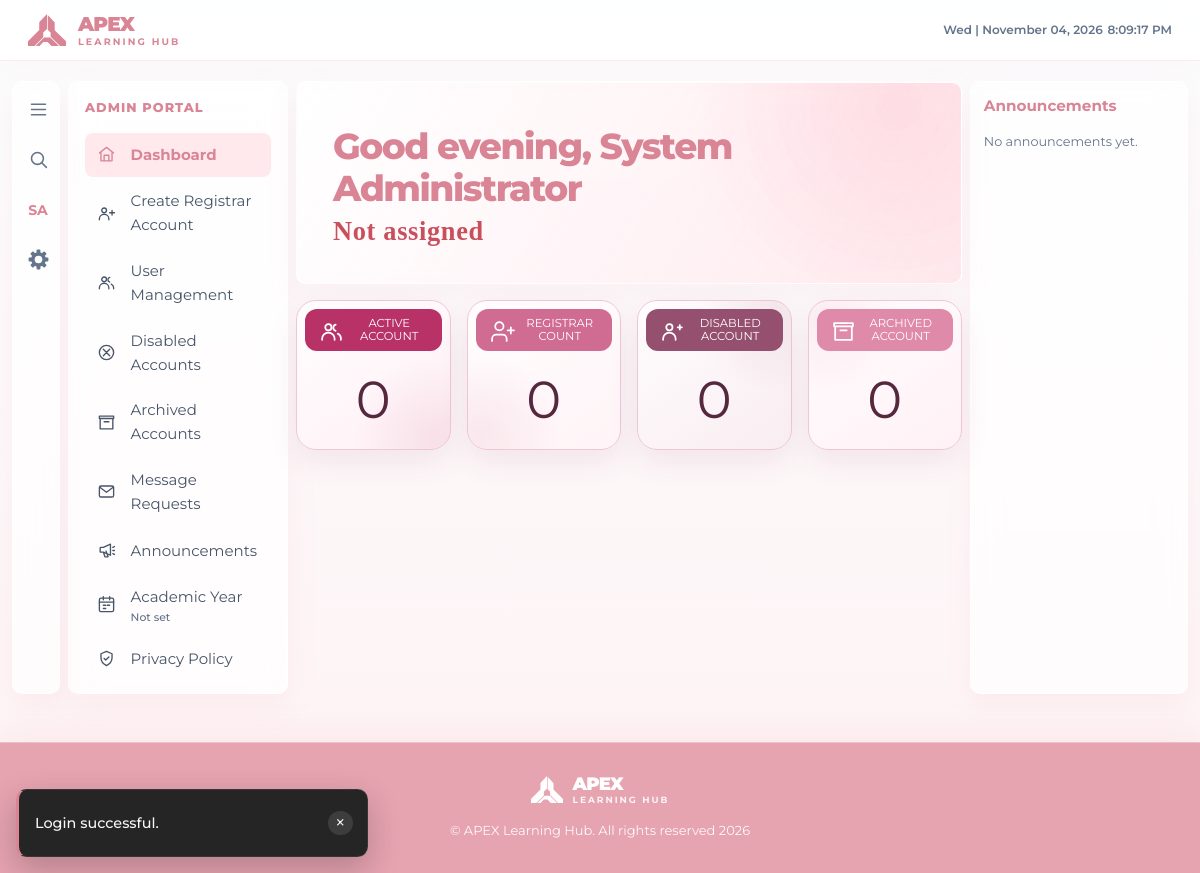
The app's page /views/admin/admin_dashboard.php (signed in), older data.
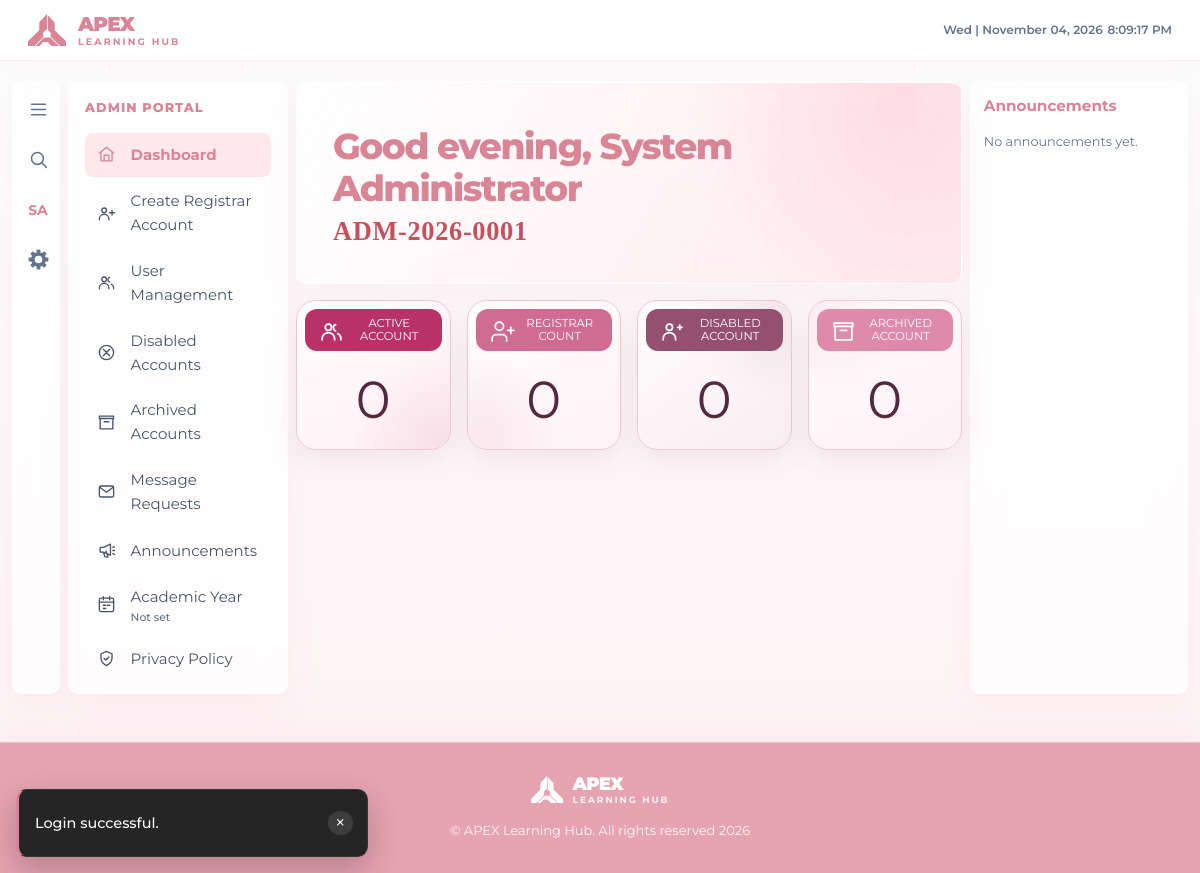
The same page, newer data.
### tables this page shows
CREATE TABLE IF NOT EXISTS users (
    id INT AUTO_INCREMENT PRIMARY KEY,
    email VARCHAR(100) NOT NULL UNIQUE,
    password VARCHAR(255) NOT NULL,
    first_name VARCHAR(50) NOT NULL,
    last_name VARCHAR(50) NOT NULL,
    middle_name VARCHAR(50) DEFAULT NULL,
    suffix VARCHAR(20) DEFAULT NULL,
    id_number VARCHAR(30) DEFAULT NULL,
    program VARCHAR(150) DEFAULT NULL,
    program_id INT DEFAULT NULL,
    department_id INT DEFAULT NULL,
    role ENUM('admin', 'registrar', 'dean', 'professor', 'student') NOT NULL DEFAULT 'student',
    profile_photo VARCHAR(255) DEFAULT NULL,
    created_at TIMESTAMP DEFAULT CURRENT_TIMESTAMP,
    is_active TINYINT(1) NOT NULL DEFAULT 1,
    archived_at TIMESTAMP NULL DEFAULT NULL,
    created_by INT DEFAULT NULL,
    INDEX idx_users_account_state (is_active, archived_at, role),
    INDEX idx_users_created_by (created_by),
    INDEX idx_users_program_id (program_id),
    INDEX idx_users_department_role (department_id, role),
    UNIQUE KEY uq_users_id_number (id_number),
    CONSTRAINT fk_users_created_by FOREIGN KEY (created_by) REFERENCES users(id) ON DELETE SET NULL,
    CONSTRAINT fk_users_program FOREIGN KEY (program_id) REFERENCES programs(id) ON DELETE SET NULL,
    CONSTRAINT fk_users_department FOREIGN KEY (department_id) REFERENCES departments(id) ON DELETE SET NULL
);

### includes/role_identifier_summary.php (the view)
<?php
$roleIdentifierLabels = [
    'admin' => 'Administrator ID',
    'registrar' => 'Registrar ID',
    'dean' => 'Dean ID',
    'professor' => 'Professor ID',
    'student' => 'Student ID',
];
$roleIdentifierStatement = $pdo->prepare('SELECT id_number, role FROM users WHERE id = :id LIMIT 1');
$roleIdentifierStatement->execute(['id' => (int) ($_SESSION['user_id'] ?? 0)]);
$roleIdentifierAccount = $roleIdentifierStatement->fetch(PDO::FETCH_ASSOC);
$roleIdentifierLabel = $roleIdentifierLabels[$roleIdentifierAccount['role'] ?? ''] ?? 'Account ID';
$roleIdentifierValue = $roleIdentifierAccount['id_number'] ?? null;
?>
<p class="user-role-id-line" aria-label="<?= htmlspecialchars(
    $roleIdentifierLabel . ': ' . ($roleIdentifierValue ?: 'Not assigned'),
    ENT_QUOTES,
    'UTF-8'
) ?>">
    <?= htmlspecialchars($roleIdentifierValue ?: 'Not assigned', ENT_QUOTES, 'UTF-8') ?>
</p>

Row changes from the older to the newer data that the page shows:
now on this page (row edited): users: id_number "ADM-2026-0001"
Text that changed along with them:
$roleIdentifierValue ?: 'Not assigned': "Not assigned" → (not shown)
